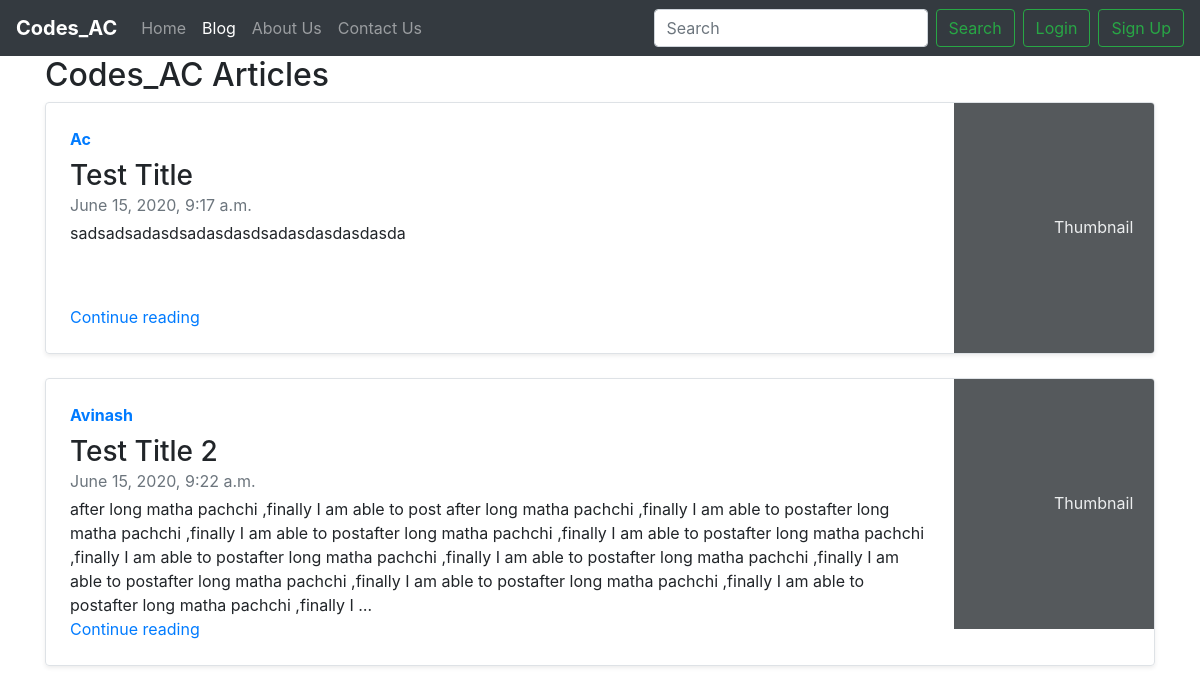
Screenshot of /blog/ with the database file from the repository.
### blog/models.py (models this page shows, shortened)
class Post(models.Model):
    sno = models.AutoField(primary_key = True)
    author = models.CharField(max_length=100, default="")
    title = models.CharField(max_length=100, default="")
    content = models.TextField()
    pub_date = models.DateTimeField()
    slug = models.CharField(max_length=140)

### blog/views.py (the view)
# urls.py: path('', views.blogHome, name="blogHome"),
def blogHome(request):
    post = Post.objects.all()
    return render(request, 'blog/blogHome.html',{'posts':post})

### templates/blog/blogHome.html (shortened to what this page needs)
{% extends 'basic.html' %}
{% block blogactive %} active {% endblock blogactive %}
{% block body %}
<div class="container">
  <h2>Codes_AC Articles</h2>
  <div class="">
    {% for post in posts %}
    <div class="row no-gutters border rounded overflow-hidden flex-md-row mb-4 shadow-sm h-md-250 position-relative">
      <div class="col p-4 d-flex flex-column position-static">
        <strong class="d-inline-block mb-2 text-primary">{{post.author}}</strong>
        <h3 class="mb-0">{{post.title}}</h3>
        <div class="mb-1 text-muted">{{post.pub_date}}</div>
        <p class="card-text mb-auto">{{post.content| truncatechars:500}}</p>
        <a href="/blog/blogpost" class="stretched-link">Continue reading</a>
      </div>
      <div class="col-auto d-none d-lg-block">
        <svg class="bd-placeholder-img" width="200" height="250" xmlns="http://www.w3.org/2000/svg"
          preserveAspectRatio="xMidYMid slice" focusable="false" role="img" aria-label="Placeholder: Thumbnail">
          <rect width="100%" height="100%" fill="#55595c"></rect><text x="50%" y="50%" fill="#eceeef"
            dy=".3em">Thumbnail</text>
        </svg>
      </div>
    </div>
    {% endfor %}
  </div>
</div>
{% endblock body %}

### rows the page displays
Post: author "Ac", title "Test Title", pub_date "June 15, 2020, 9:17 a.m.", content "sadsadsadasdsadasdasdsadasdasdasdasda"
Post: author "Avinash", title "Test Title 2", pub_date "June 15, 2020, 9:22 a.m.", content "after long matha pachchi ,finally I am able to post after long matha pachchi ,finally I am able to postafter long matha pachchi ,finally I am able to postafter long matha pachchi ,finally I am able to postafter long matha pachchi ,finally I am able to postafter long matha pachchi ,finally I am able to postafter long matha pachchi ,finally I am able to postafter long matha pachchi ,finally I am able to postafter long matha pachchi ,finally I am able to postafter long matha pachchi ,finally I …"
